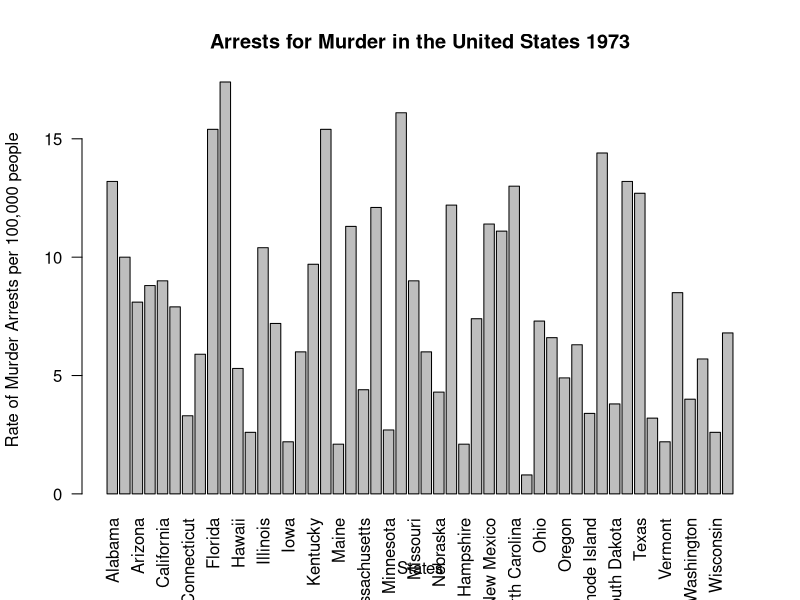
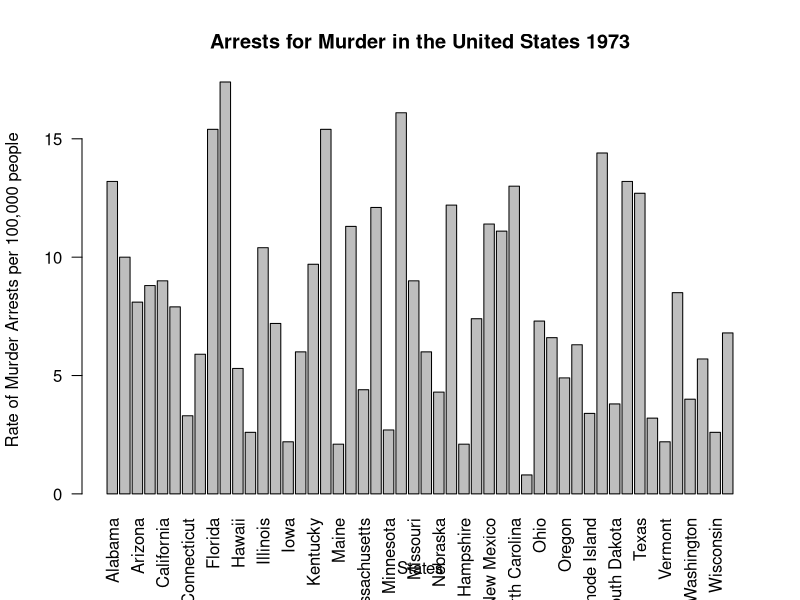
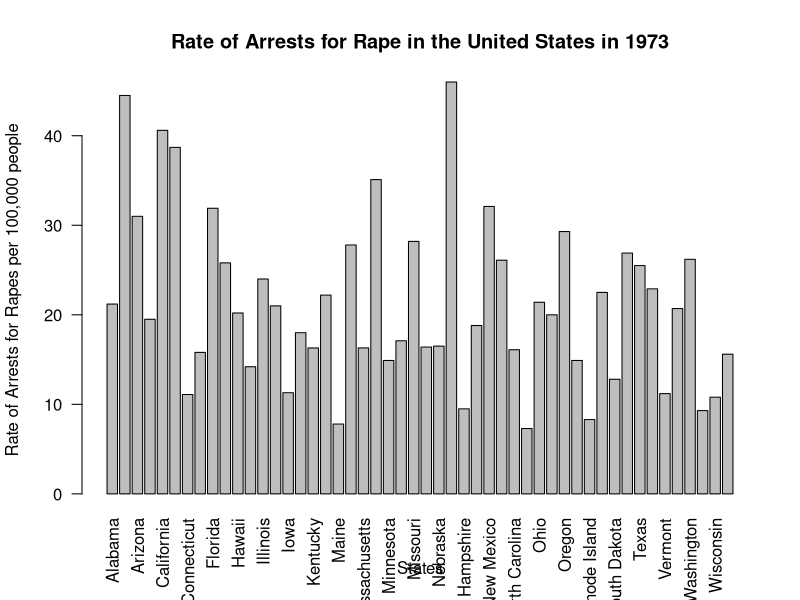
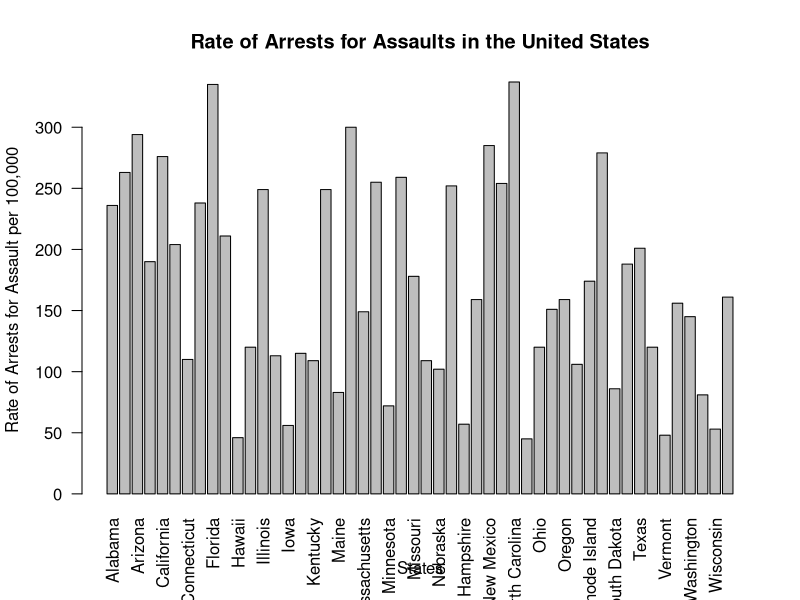
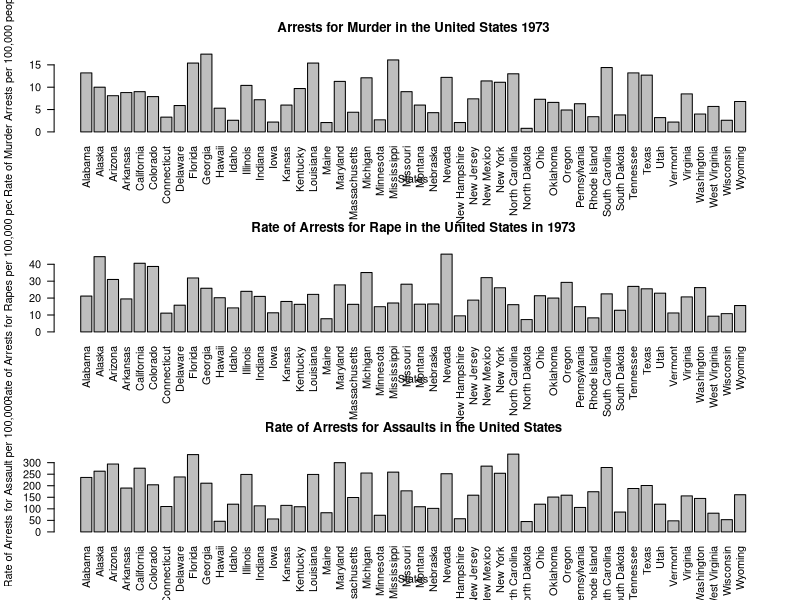

The R source for these figures, in order:
## ---- chunk 1

## ---- chunk 2
dat <- USArrests
## ---- chunk 3
USArrests
## ---- chunk 4
barplot(USArrests$Murder , names.arg = state.name,las=2, xlab = "States", ylab = "Rate of Murder Arrests per 100,000 people",
        main = "Arrests for Murder in the United States 1973")
## ---- chunk 5
summary(USArrests$Murder)
## ---- chunk 6
barplot(USArrests$Murder , names.arg = state.name,las=2, xlab = "States", ylab = "Rate of Murder Arrests per 100,000 people",
        main = "Arrests for Murder in the United States 1973")
#Bar plot for rape arrests
barplot(USArrests$Rape , names.arg = state.name,las=2, xlab = "States", ylab = "Rate of Arrests for Rapes per 100,000 people",
        main = "Rate of Arrests for Rape in the United States in 1973")

#Bar plot for assault arrests
barplot(USArrests$Assault , names.arg = state.name,las=2, xlab = "States", ylab = "Rate of Arrests for Assault per 100,000",
        main = "Rate of Arrests for Assaults in the United States")


#plotting the graphs together

par(mfrow=c(3,1)) 
barplot(USArrests$Murder , names.arg = state.name,las=2, xlab = "States", ylab = "Rate of Murder Arrests per 100,000 people",
        main = "Arrests for Murder in the United States 1973")
#Bar plot for rape arrests
barplot(USArrests$Rape , names.arg = state.name,las=2, xlab = "States", ylab = "Rate of Arrests for Rapes per 100,000 people",
        main = "Rate of Arrests for Rape in the United States in 1973")

#Bar plot for assault arrests
barplot(USArrests$Assault , names.arg = state.name,las=2, xlab = "States", ylab = "Rate of Arrests for Assault per 100,000",
        main = "Rate of Arrests for Assaults in the United States")
par
